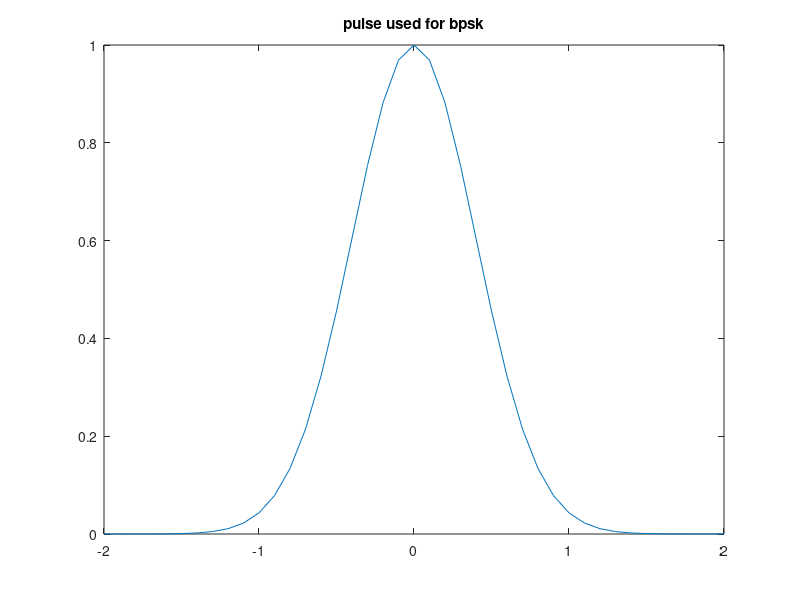
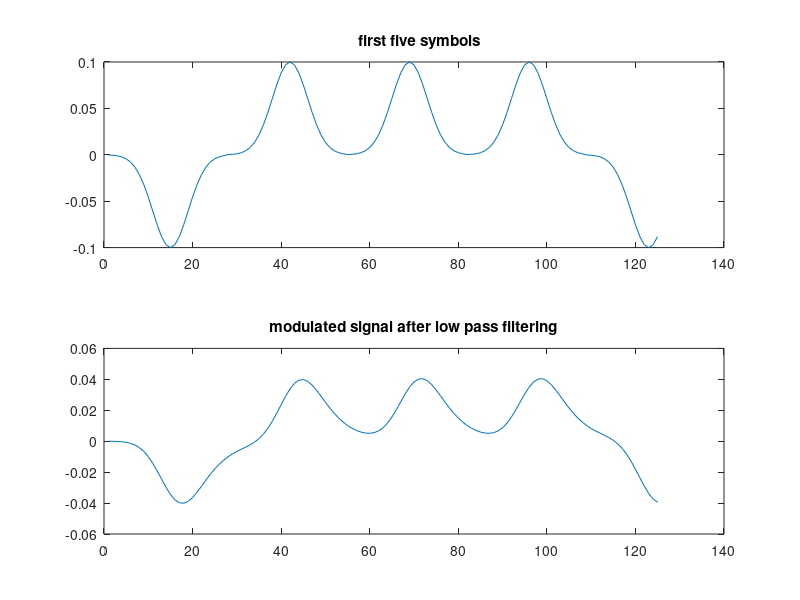
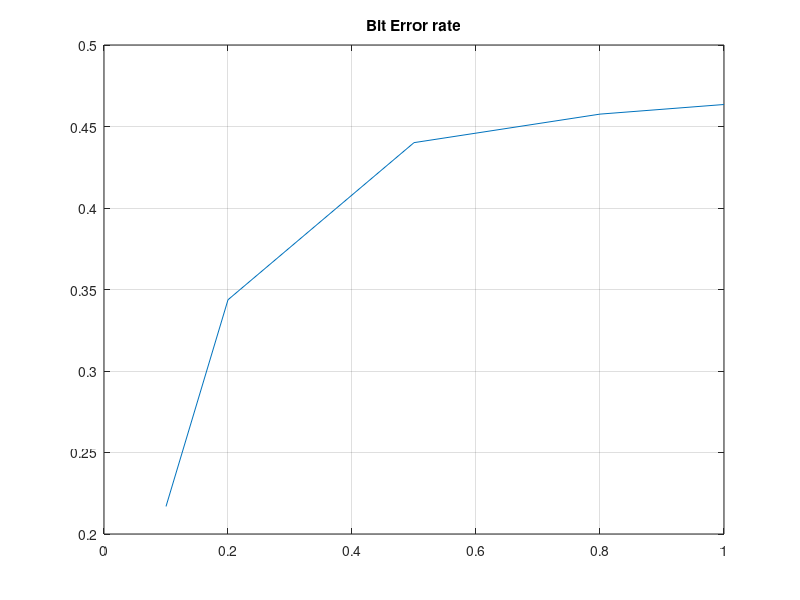
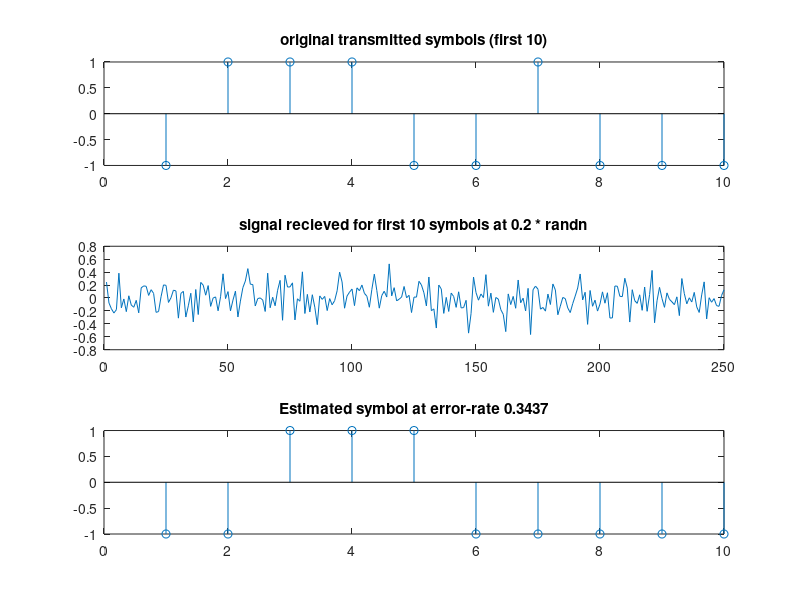

Source code (MATLAB) for these figures, in order:
close all;
clear all;

%setting the parameters 
%let fs be the sampling frequency 
	fs = 10;
	tolerance = 0.01;
%generating a pulse 
	t = -2:1/fs:2;
	p = exp(-pi*t.^2);
	figure;
		plot(t,p);
		title("pulse used for bpsk");
		print -dpng "pulse.png"
%finding the points at which amplitude goes beyond <tolerance specified>
	idx = lookup(p((fs*2)+1:end),tolerance);
	limit=t(idx+(fs*2));
	disp(["p at  "  num2str(limit) " is " num2str(exp(-pi*limit*limit))] )
	disp(["data rate = " num2str(1/limit) ])
	width = limit;
%need to truncate the pulse in the limits . 
	t_trunc = t((2*fs)-idx:(2*fs)+idx);
	p_trunc = p((2*fs)-idx:(2*fs)+idx)/fs;  %multiplication by Ts as dictated by impulse invariance method
	disp(["length of the sequence P_trunc = " num2str(length(p_trunc))])
%modelling the low pass filter , taking the sampling freq(fs = 10) and tolerance = 0.001
	tolerance = 0.001
	RC = 0.5;
	t = 0:1/fs:3;
	h = exp(-t/RC);
	idx = lookup(h,tolerance);
	h_trunc = h(1:idx)/fs;
	disp([" length of the sequence h at " num2str(fs) " and tolerance " num2str(tolerance) " is " num2str(length(h_trunc))])
	figure
		plot(t,h);
		title("low pass filter at sending end");
%calculating the value of 'N' , given Rb = 0.4 
	N = fs/0.4;
%generating random symbols for bpsk modulation
	k = 10000; %be the number of arbitrary symbols
	sk	= -1 + 2*(rand(1,k)>0.5);


%generating pulses to be transmitted . 
	mod_sig = [];
       for i = sk
      	 	mod_sig =[mod_sig i.*[p_trunc  zeros(1,N-length(p_trunc))]];
	endfor  
%%plotting the modulated signal for first five symbol durations 
       	figure;
		subplot(2,1,1)	
			plot(mod_sig(1:5*N));
			title("	first five symbols ");

%low pass filtering by h_n
	mod_sig_filtered = conv(h_trunc,mod_sig);
		subplot(2,1,2)
			plot(mod_sig_filtered(1:5*N));
			title("modulated signal after low pass filtering")
			print -djpg "modulatedsignal.jpg"			
%addition of  gaussian noise 
	len_tx_sig = length(mod_sig_filtered);
	tx_sig = zeros(5,len_tx_sig);
	len_tx_sig = length(mod_sig_filtered);
	variance_param = [0.1 0.2 0.5 0.8 1.0]; 
	%multiplication by this parameter changes amplitude of the gaussian noise
	for i = 1:5
		tx_sig(i,:) = mod_sig_filtered+ variance_param(i).*randn(1,len_tx_sig);

	endfor
%matched filter reciever 
	basis = conv(p_trunc,h_trunc);
	matched_filter = basis(end:-1:1); 
%decoding of symbols 
	sk_hat = zeros(5,k);
	for i = 1:5
		matched_filter_out = conv(tx_sig(i,:),matched_filter);
		sk_hat(i,:) = -1 + 2.*(matched_filter_out(2*N:length(p_trunc):end-length(matched_filter))>0);
	end

%calculation of bit error rate
	error_rate = zeros(1,5);
	for i = 1:5
		error_rate(i) = sum((sk - sk_hat(i,1:k)) != 0) / k;
	end
	figure;

		plot([0.1 0.2 0.5 0.8 1.0],error_rate);
		title("Bit Error rate");
		grid on;
		print -dpng "bit-error-rate.png"

%plotting symbols
	
	figure;
	subplot(3,1,1)
		stem(sk(1:10));
		title("original transmitted symbols (first 10)");

	subplot(3,1,2)
		plot(tx_sig(2,1:10*N));
		title(["signal recieved for first 10 symbols at 0.2 * randn"] );
	subplot(3,1,3)
		stem(sk_hat(2,1:10));
		title(["Estimated symbol at error-rate " num2str(error_rate(2))]);
	print -dpng "symbol-detection.png"
